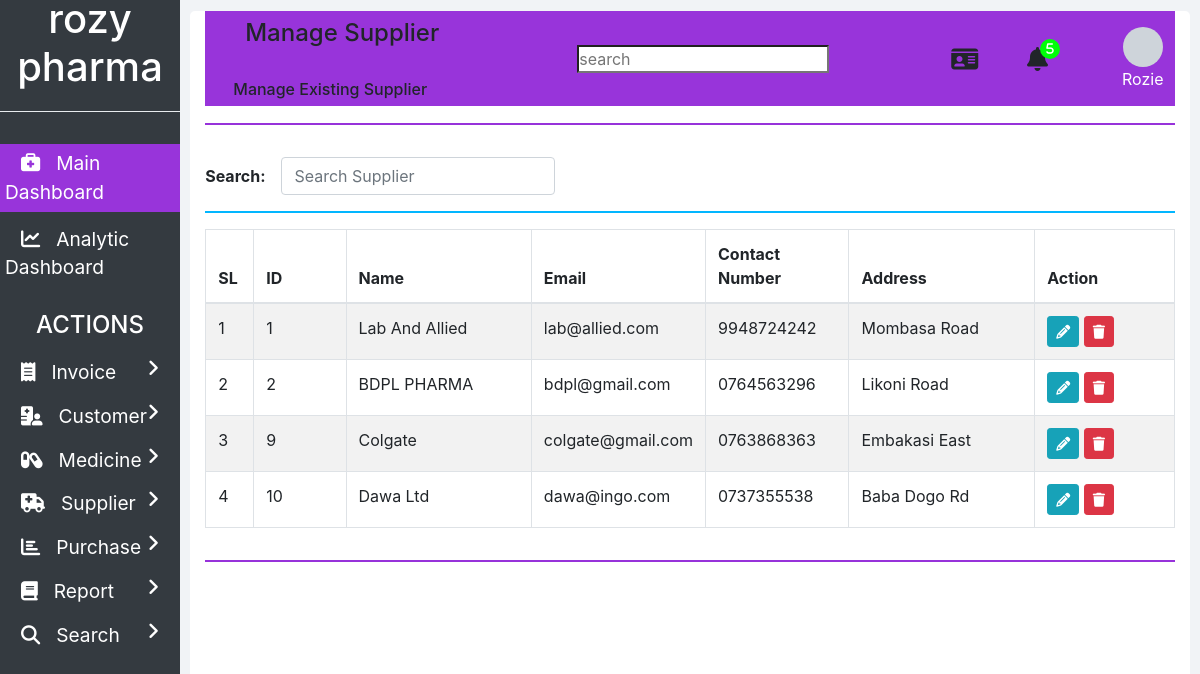
Page /manage_supplier.php on the committed database.
### tables this page shows
CREATE TABLE `suppliers` (
  `ID` int(11) NOT NULL,
  `NAME` varchar(100) NOT NULL,
  `EMAIL` varchar(100) NOT NULL,
  `CONTACT_NUMBER` varchar(10) NOT NULL,
  `ADDRESS` varchar(100) NOT NULL
);

### includes/manage_supplier.php (the view, shortened to what this page needs)
<?php
  function showSuppliers($id) {
    require "dbConfig.php";
    if($con) {
      $seq_no = 0;
      $query = "SELECT * FROM suppliers";
      $result = mysqli_query($con, $query);
      while($row = mysqli_fetch_array($result)) {
        $seq_no++;
        if($row['ID'] == $id)
          showEditOptionsRow($seq_no, $row);
        else
          showSupplierRow($seq_no, $row);
      }
    }
  }
  function showSupplierRow($seq_no, $row) {
    ?>
    <tr>
      <td><?php echo $seq_no; ?></td>
      <td><?php echo $row['ID'] ?></td>
      <td><?php echo $row['NAME']; ?></td>
      <td><?php echo $row['EMAIL']; ?></td>
      <td><?php echo $row['CONTACT_NUMBER']; ?></td>
      <td><?php echo $row['ADDRESS']; ?></td>
      <td>
        <button href="" class="btn btn-info btn-sm" onclick="editSupplier(<?php echo $row['ID']; ?>);">
          <i class="fa fa-pencil"></i>
        </button>
        <button class="btn btn-danger btn-sm" onclick="deleteSupplier(<?php echo $row['ID']; ?>);">
          <i class="fa fa-trash"></i>
        </button>
      </td>
    </tr>
    <?php
  }
  ?>

### style.css (style rules this page uses)
* { padding:0;margin:0;box-sizing:border-box }
aside { width:15%;height:100vh;background-color:#343a40;position:fixed;z-index:1;flex:1 0 auto }
aside .sidebar { width:100%;height:100%;top:0 }
aside .sidebar .card__body .logo { height:7rem;border-bottom:1px solid #e9ecef;display:flex;align-items:center;justify-content:center }
aside .sidebar .card__body .logo h1 { color:#fff;text-align:center;margin-bottom:25px }
aside .sidebar .card__body .main__menu-item { padding:5px 5px;cursor:pointer;position:relative }
aside .sidebar .card__body .main__menu-item.top { margin-top:2rem;background:#9834da }
aside .sidebar .card__body .main__menu-item>a { height:150% !important;color:#fff;text-decoration:none;font-size:1.2rem }
aside .sidebar .card__body .main__menu-item>a i { margin:0 16px }
aside .sidebar .card__body .main__menu-item>a .pull__right { position:absolute;right:5px }
aside #first,aside #second,aside #third,aside #fourth,aside #fifth,aside #sixth,aside #seventh { margin-top:5px }

### rows in the picture
suppliers: seq_no "1", ID "1", NAME "Lab And Allied", EMAIL "lab@allied.com", CONTACT_NUMBER "9948724242", ADDRESS "Mombasa Road"
suppliers: seq_no "2", ID "2", NAME "BDPL PHARMA", EMAIL "bdpl@gmail.com", CONTACT_NUMBER "0764563296", ADDRESS "Likoni Road"
suppliers: seq_no "3", ID "9", NAME "Colgate", EMAIL "colgate@gmail.com", CONTACT_NUMBER "0763868363", ADDRESS "Embakasi East"
suppliers: seq_no "4", ID "10", NAME "Dawa Ltd", EMAIL "dawa@ingo.com", CONTACT_NUMBER "0737355538", ADDRESS "Baba Dogo Rd"

### other values in the picture
$heading "Manage Supplier"
$sub_heading "Manage Existing Supplier"
